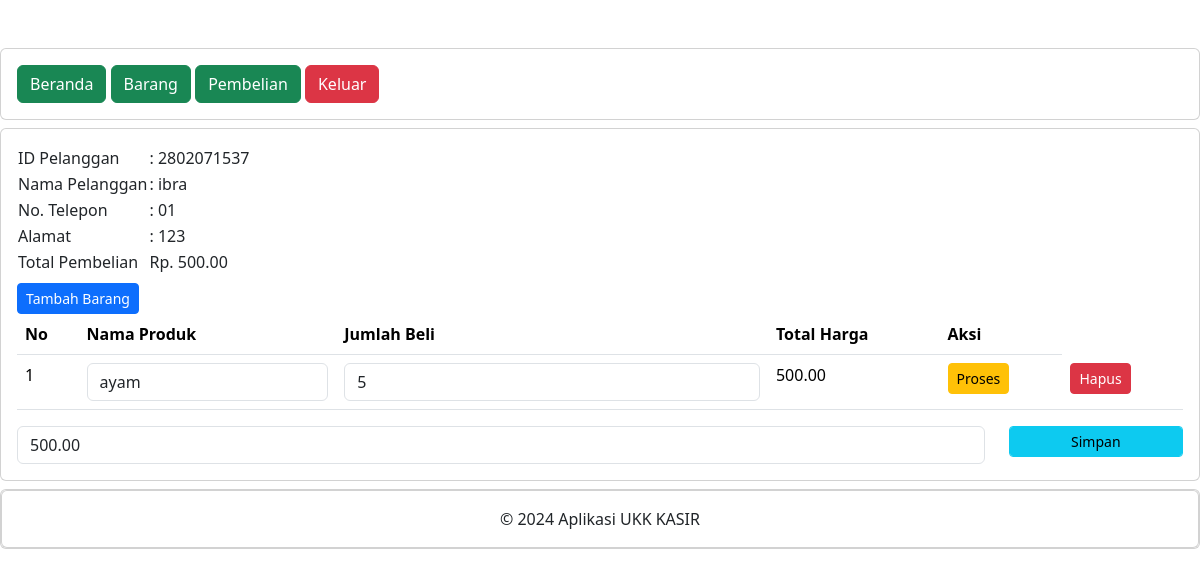
Screenshot of /petugas/detail_pembelian.php?pelangganid=2802071537 (signed in) with the database file from the repository.
### tables this page shows
CREATE TABLE `penjualan` (
  `penjualanid` int(11) UNSIGNED NOT NULL,
  `tanggalpenjualan` date NOT NULL,
  `totalharga` decimal(10,2) NOT NULL,
  `pelangganid` int(11) UNSIGNED NOT NULL
);

CREATE TABLE `pelanggan` (
  `pelangganid` int(11) UNSIGNED NOT NULL,
  `namapelanggan` varchar(255) NOT NULL,
  `alamat` text NOT NULL,
  `nomortelepon` varchar(15) NOT NULL
);

CREATE TABLE `detailpenjualan` (
  `detailid` int(11) NOT NULL,
  `penjualanid` int(11) NOT NULL,
  `produkid` int(11) NOT NULL,
  `jumlahproduk` int(11) NOT NULL,
  `subtotal` decimal(10,2) NOT NULL
);

CREATE TABLE `produk` (
  `produkid` int(11) NOT NULL,
  `namaproduk` varchar(255) NOT NULL,
  `harga` decimal(10,2) NOT NULL,
  `stok` int(11) NOT NULL
);

### petugas/detail_pembelian.php (the view, shortened to what this page needs)
<?php
include "header.php";
include "navbar.php";
?>
<div class="card mt-2">
    <div class="card-body">
        <?php
        include '../koneksi.php';
        $pelangganid = $_GET['pelangganid'];
        $data = mysqli_query($koneksi,"SELECT * FROM pelanggan INNER JOIN penjualan ON pelanggan.pelangganid=penjualan.pelangganid");
        while($d = mysqli_fetch_array($data)){
            ?>
        <?php if ($d['pelangganid'] == $pelangganid) { ?>
        <table>
            <tr>
                <td>ID Pelanggan</td>
                <td>: <?php echo $d['pelangganid']; ?></td>
            </tr>
            <tr>
                <td>Nama Pelanggan</td>
                <td>: <?php echo $d['namapelanggan']; ?></td>
            </tr>
            <tr>
                <td>No. Telepon</td>
                <td>: <?php echo $d['nomortelepon']; ?></td>
            </tr>
            <tr>
                <td>Alamat</td>
                <td>: <?php echo $d['alamat']; ?></td>
            </tr>
            <tr>
                <td>Total Pembelian</td>
                <td>Rp. <?php echo $d['totalharga']; ?></td>
            </tr>
        </table>
        <form method="post" action="tambah_detail_penjualan.php">
            <button type="submit" class="btn btn-primary btn-sm mt-2">
                Tambah Barang
            </button>
        </form>
        <table class="table">
            <thead>
                <tr>
                    <th>No</th>
                    <th>Nama Produk</th>
                    <th>Jumlah Beli</th>
                    <th>Total Harga</th>
                    <th>Aksi</th>
                </tr>
            </thead>
            <tbody>
                <?php
                        include '../koneksi.php';
                        $nos = 1;
                        $detailpenjualan = mysqli_query($koneksi,"SELECT * FROM detailpenjualan");
                        while($d_detailpenjualan = mysqli_fetch_array($detailpenjualan)){
                            ?>
                <?php
                            if ($d_detailpenjualan['penjualanid'] == $d['penjualanid']) { ?>
                <tr>
                    <td><?php echo $nos++; ?></td>
                    <td>
                        <form action="simpan_barang_beli.php" method="post">
                            <div class="form-group">
                                <select name="produkid" class="form-control" onchange="this.form.submit()">
                                    <?php
                                                    include '../koneksi.php';
                                                    $produk = mysqli_query($koneksi,"SELECT * FROM produk");
                                                    while($d_produk = mysqli_fetch_array($produk)){
                                                        ?>
                                    <option value="<?php echo $d_produk['produkid']; ?>"
                                        <?php if ($d_produk['produkid']==$d_detailpenjualan['produkid']) { echo "selected"; } ?>>
                                        <?php echo $d_produk['namaproduk']; ?></option>
                                    <?php } ?>
                                </select>
                            </div>
                        </form>
                    </td>
                    <td>
                        <form method="post" action="hitung_subtotal.php">
                            <div class="form-group">
                                <input type="number" name="jumlahproduk"
                                    value="<?php echo $d_detailpenjualan['jumlahproduk']; ?>" class="form-control">
                            </div>
                    </td>
                    <td><?php echo $d_detailpenjualan['subtotal']; ?></td>
                    <td>
                        <button type="submit" class="btn btn-warning btn-sm">Proses</button>
                    <td>
                        <form method="post" action="hapus_detail_pembelian.php">
                            <button type="submit" class="btn btn-danger btn-sm">Hapus</button>
                        </form>
                    </td>
                </tr>
                <?php } else {
                                ?>
                <?php
                            }
                        }
                        ?>
            </tbody>
        </table>
        <form method="post" action="simpan_total_harga.php">
            <?php
                    include '../koneksi.php';
                    $detailpenjualan = mysqli_query($koneksi,"SELECT SUM(subtotal) AS totalharga FROM detailpenjualan WHERE penjualanid='$d[penjualanid]'");
                    $row = mysqli_fetch_assoc($detailpenjualan);
                    $sum = $row['totalharga'];
                    ?>
            <div class="row">
                <div class="col-sm-10">
                    <div class="form-group">
                        <input type="text" class="form-control" name="totalharga" value="<?php echo $sum; ?>">
                    </div>
                </div>
                <div class="col-sm-2">
                    <div class="form-group">
                        <button class="btn btn-info btn-sm form-control">Simpan</button>
                    </div>
                </div>
            </div>
        </form>
        <?php } else { ?>
        <?php
            }
        }
        ?>
    </div>
</div>
<?php
include "footer.php";
?>

### rows the page displays
penjualan: pelangganid "2802071537", pelangganid.namapelanggan "ibra", pelangganid.nomortelepon "01", pelangganid.alamat "123", totalharga "500.00"
detailpenjualan: produkid "ayam", jumlahproduk "5", subtotal "500.00"
